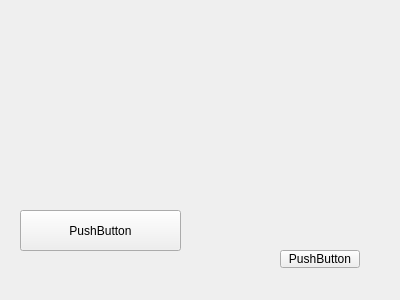
<?xml version="1.0" encoding="UTF-8"?>
<ui version="4.0">
 <class>MyWidget</class>
 <widget class="QWidget" name="MyWidget">
  <property name="geometry">
   <rect>
    <x>0</x>
    <y>0</y>
    <width>400</width>
    <height>300</height>
   </rect>
  </property>
  <property name="windowTitle">
   <string>MyWidget</string>
  </property>
  <widget class="QPushButton" name="fontBtn">
   <property name="geometry">
    <rect>
     <x>280</x>
     <y>250</y>
     <width>80</width>
     <height>18</height>
    </rect>
   </property>
   <property name="text">
    <string>PushButton</string>
   </property>
  </widget>
  <widget class="QPushButton" name="pushButton">
   <property name="geometry">
    <rect>
     <x>20</x>
     <y>210</y>
     <width>161</width>
     <height>41</height>
    </rect>
   </property>
   <property name="text">
    <string>PushButton</string>
   </property>
  </widget>
 </widget>
 <layoutdefault spacing="6" margin="11"/>
 <resources/>
 <connections/>
</ui>
